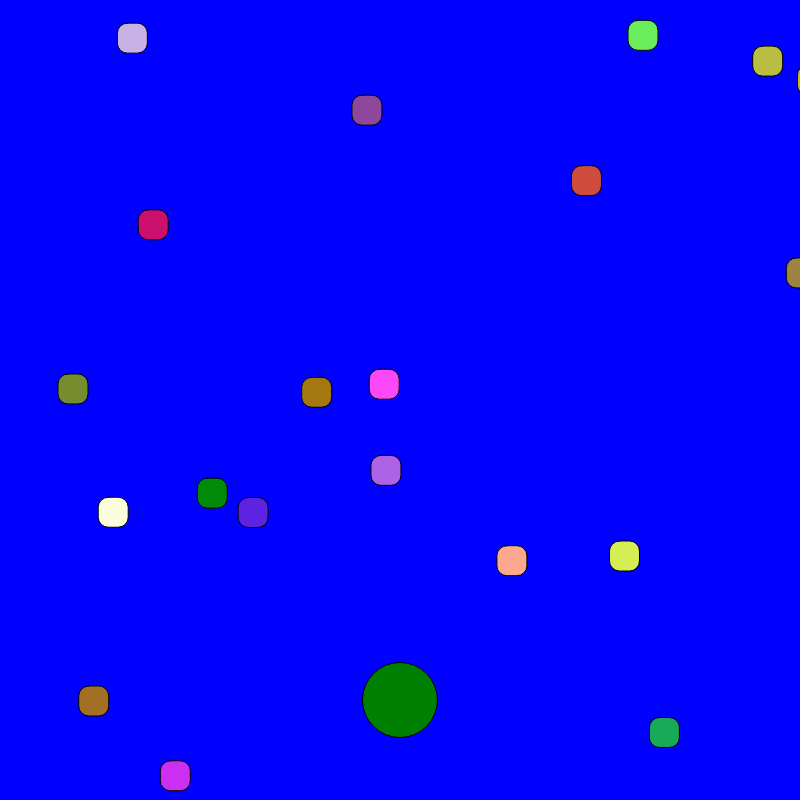
Frame 1 (no input)
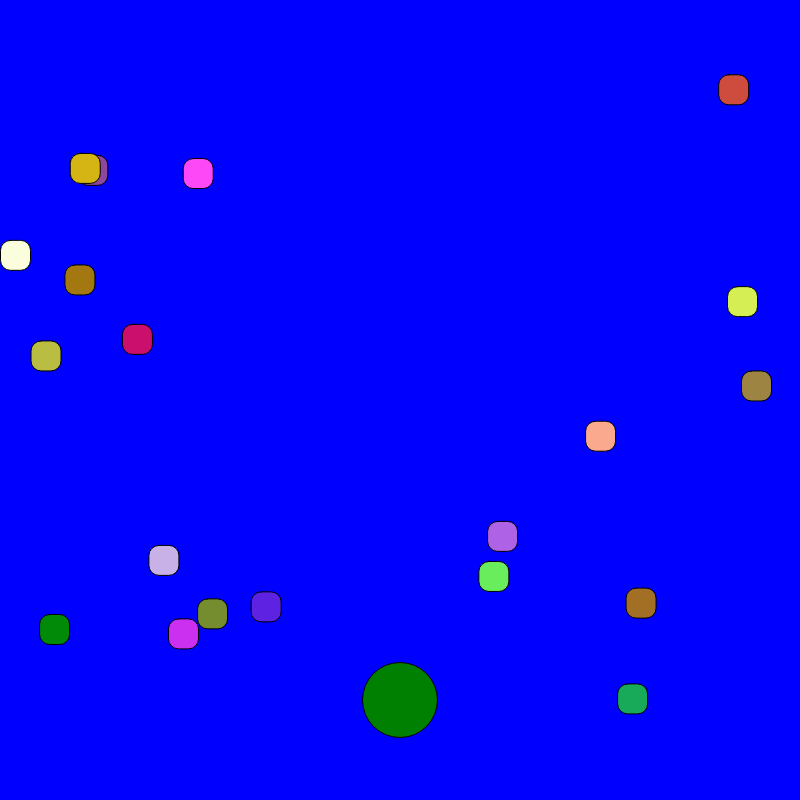
Frame 60 (no input)
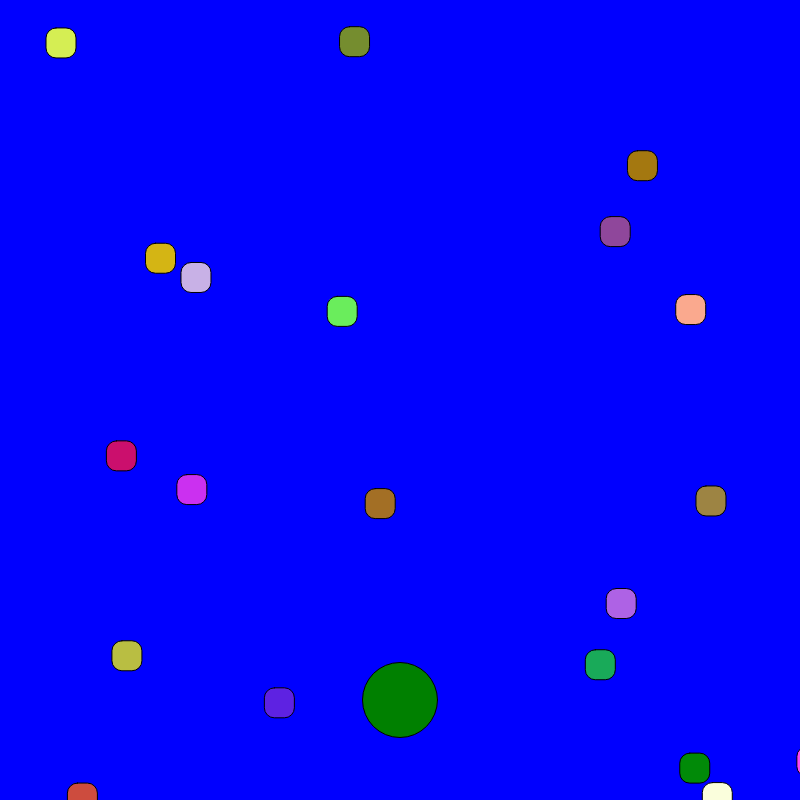
Frame 120 (the mouse pressed at the canvas centre since frame 60)

The p5.js sketch that drew these frames (run headless with seeded random() and noise() and a simulated clock; from frame 60 on, the mouse is pressed at the canvas centre):

// p5.js sketch
// ── sketch.js
var cars = [];
var frogPos;


function setup() {
  // put setup code here
  createCanvas(800, 800);

  for (var i = 0; i < 20; i++) {
    cars.push(new Car());
  }

  frogPos = createVector(400, height-100) ;



}

function draw() {
  // put drawing code here
  background("blue");

for (var i = 0; i < cars.length; i++) {
  cars[i].display();
  cars[i].drive();
  if (cars[i].pos.dist(frogPos) < 50) {
    cars.splice(i, 1) ;
  }
}

//frog
fill('green') ;
ellipse(frogPos.x, frogPos.y, 75, 75) ;
checkForKeys();

}

function checkForKeys() {
  if (keyIsDown(LEFT_ARROW)) frogPos.x -= 5 ;
  if (keyIsDown(RIGHT_ARROW)) frogPos.x += 5 ;
  if (keyIsDown(UP_ARROW)) frogPos.y -= 5 ;
  if (keyIsDown(DOWN_ARROW)) frogPos.y += 5 ;
}

//our Car class
function Car() {
  //attributes
  this.pos = createVector(random(width), random(height));
  this.vel = createVector(random(-5, 5), random(-5, 5));
  this.r = random(255);
  this.g = random(255);
  this.b = random(255);

  //methods
  this.display = function() {
    fill(this.r, this.g, this.b);
    rect(this.pos.x, this.pos.y, 30, 30, 10);
  }

  this.drive = function() {
    this.pos.add(this.vel);
    if (this.pos.x > width) this.pos.x = 0;
    if (this.pos.x < 0) this.pos.x = width;
    if (this.pos.y > height) this.pos.y = 0;
    if (this.pos.y < 0) this.pos.y = height;
  }


}
